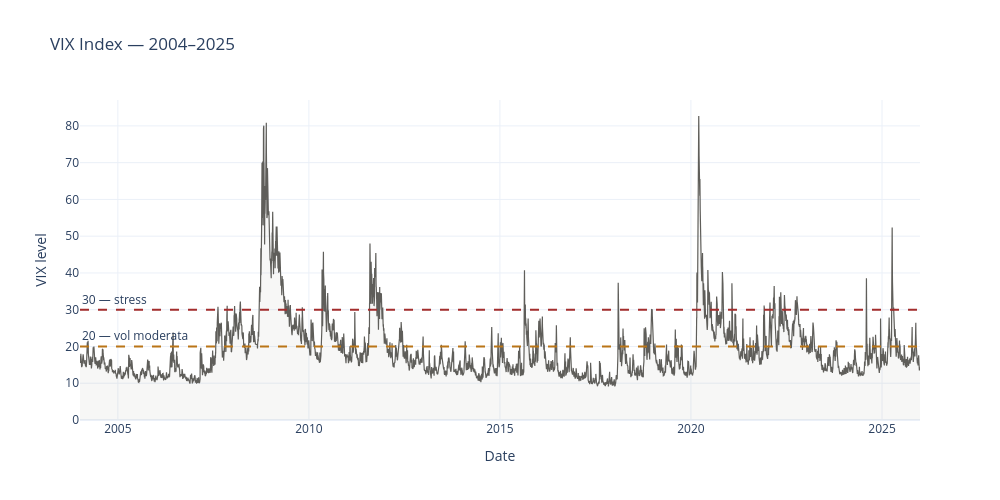

Notebook code for this chart:
### Markdown cell above
## 2. VIX index over time

The VIX measures the market's expected 30-day volatility, implied by S&P 500 options prices.
It is mean-reverting and spikes sharply during market stress rather than trending persistently
like price levels. Two reference thresholds are shown: 20 (moderate volatility) and 30 (acute stress),
commonly used as informal regime boundaries in practitioner research.

### Code cell
import plotly.graph_objects as go

fig = go.Figure()

fig.add_trace(go.Scatter(
    x=df.index, y=df["^VIX"],
    name="VIX",
    line=dict(color="#5F5E5A", width=1.2),
    fill="tozeroy",
    fillcolor="rgba(95,94,90,0.05)"
))

fig.add_hline(y=20, line_dash="dash", line_color="#BA7517",
              annotation_text="20 — vol moderata", annotation_position="top left")
fig.add_hline(y=30, line_dash="dash", line_color="#A32D2D",
              annotation_text="30 — stress", annotation_position="top left")

fig.update_layout(
    title="VIX Index — 2004–2025",
    xaxis_title="Date",
    yaxis_title="VIX level",
    template="plotly_white",
    height=500, width=1000,
    showlegend=False
)

fig.show()

### Figure 1 — Plotly figure (JSON) as saved in the notebook; plotly's stock layout.template omitted (floating-point values rounded to 4 significant figures; data arrays with more than 128 entries replaced by an {"elided": "..."} marker saying what was removed)
{"data": [{"fill": "tozeroy", "fillcolor": "rgba(95,94,90,0.05)", "line": {"color": "#5F5E5A", "width": 1.2}, "name": "VIX", "type": "scatter", "x": {"elided": "5446 str values"}, "y": {"elided": "5446 float values"}}], "layout": {"annotations": [{"showarrow": false, "text": "20 — vol moderata", "x": 0, "xanchor": "left", "xref": "x domain", "y": 20, "yanchor": "bottom", "yref": "y"}, {"showarrow": false, "text": "30 — stress", "x": 0, "xanchor": "left", "xref": "x domain", "y": 30, "yanchor": "bottom", "yref": "y"}], "height": 500, "shapes": [{"line": {"color": "#BA7517", "dash": "dash"}, "type": "line", "x0": 0, "x1": 1, "xref": "x domain", "y0": 20, "y1": 20, "yref": "y"}, {"line": {"color": "#A32D2D", "dash": "dash"}, "type": "line", "x0": 0, "x1": 1, "xref": "x domain", "y0": 30, "y1": 30, "yref": "y"}], "showlegend": false, "title": {"text": "VIX Index — 2004–2025"}, "width": 1000, "xaxis": {"title": {"text": "Date"}}, "yaxis": {"title": {"text": "VIX level"}}}}
